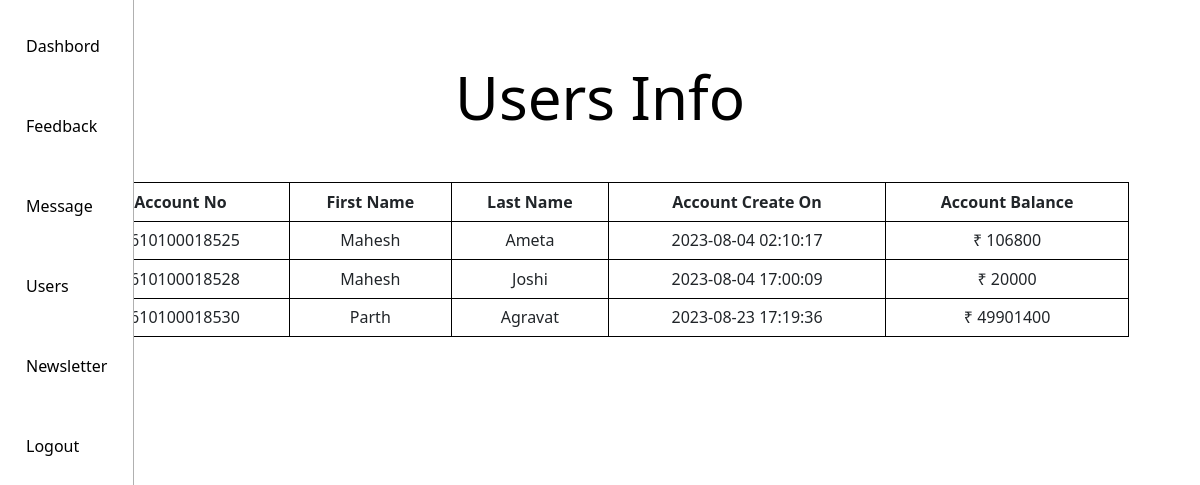
The page /code/admin/dashbord/users.php (signed in) on the database its author committed.
### tables this page shows
CREATE TABLE `users` (
  `u_id` varchar(50) DEFAULT NULL,
  `account_no` bigint(50) NOT NULL,
  `email` varchar(255) NOT NULL,
  `password` varchar(50) NOT NULL,
  `f_name` varchar(255) NOT NULL,
  `l_name` varchar(255) NOT NULL,
  `contact` bigint(10) NOT NULL,
  `alt_contact` bigint(10) NOT NULL,
  `dob` date NOT NULL,
  `address` varchar(500) NOT NULL,
  `acc_create_date` timestamp NOT NULL DEFAULT current_timestamp(),
  `transction_pin` int(11) NOT NULL,
  `usr_img` varchar(255) NOT NULL,
  `balance` double DEFAULT 0,
  `last_login` varchar(100) DEFAULT NULL
);

### code/admin/dashbord/users.php (the view, shortened to what this page needs)
<?php include("header.php");
include("conn.php");
  $sql = "Select account_no ,f_name,l_name,acc_create_date,balance from users";
  $result = mysqli_query($con, $sql);
?>
<head>
</head>
<main>
    <?php include("sidebar.php")?>
  <section>
    <div class="content-page">
        <h1>Users Info</h1>
        <table style="width:90%; height:20%">
            <tr>
                <th>Account No</th>
                <th>First Name</th>
                <th>Last Name</th>
                <th>Account Create On</th>
                <th>Account Balance</th>
            </tr>
           <?php
           while($row=mysqli_fetch_row($result)) {
                echo "
            <tr>
                <td>$row[0]</td>
                <td>$row[1]</td>
                <td>$row[2]</td>
                <td>$row[3]</td>
                <td>&#8377; $row[4]</td>
            </tr>
            ";
            }
           ?>
        </table>
    </div>
  </section>
</main>

### code/admin/dashbord/dashbord.css (style rules this page uses)
* { margin: 0px; padding: 0px; box-sizing: border-box; }
main { display: flex; }
section { flex: 1; min-height: 100vh; position: relative; background-color: var(--section); }
.content-page { height: 100%; display: flex; flex-direction: column; width: 100%; justify-content: top; align-items: center; padding: 1%; }
.content-page h1 { font-size: 60px; line-height: 70px; text-align: center; margin: 50px 0; color: var(--black); }

### code/admin/dashbord/users.php (style rules this page uses)
table, th, td { border: 1px solid black; text-align:center; }

### rows shown on the page
users: account_no "3610100018525", f_name "Mahesh", l_name "Ameta", acc_create_date "2023-08-04 02:10:17", balance "106800"
users: account_no "3610100018528", f_name "Mahesh", l_name "Joshi", acc_create_date "2023-08-04 17:00:09", balance "20000"
users: account_no "3610100018530", f_name "Parth", l_name "Agravat", acc_create_date "2023-08-23 17:19:36", balance "49901400"
